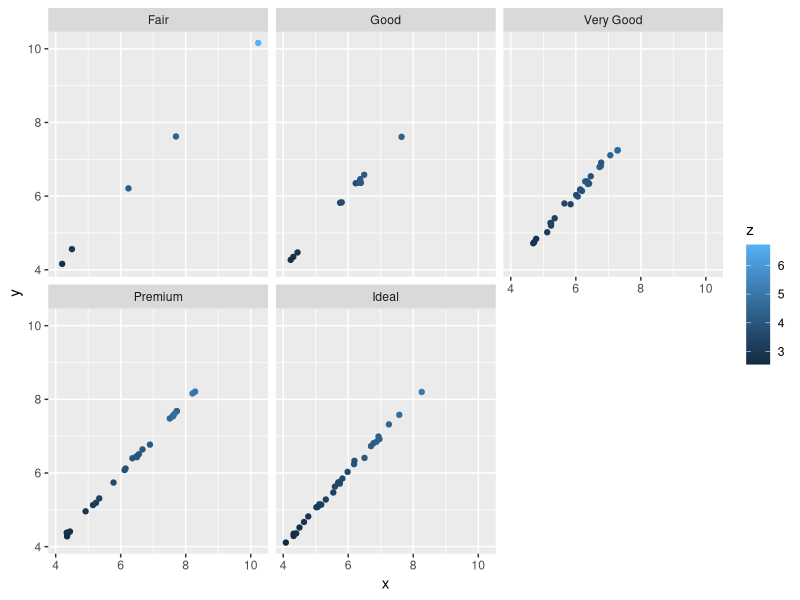
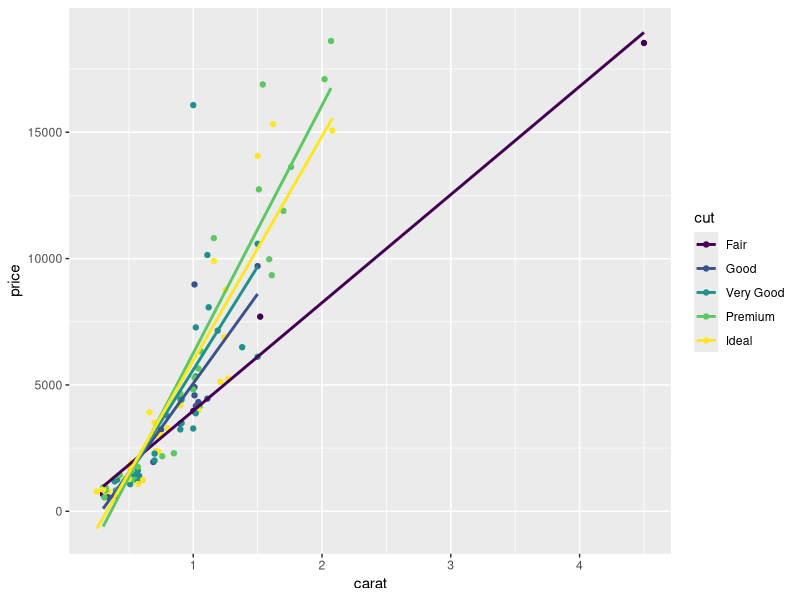
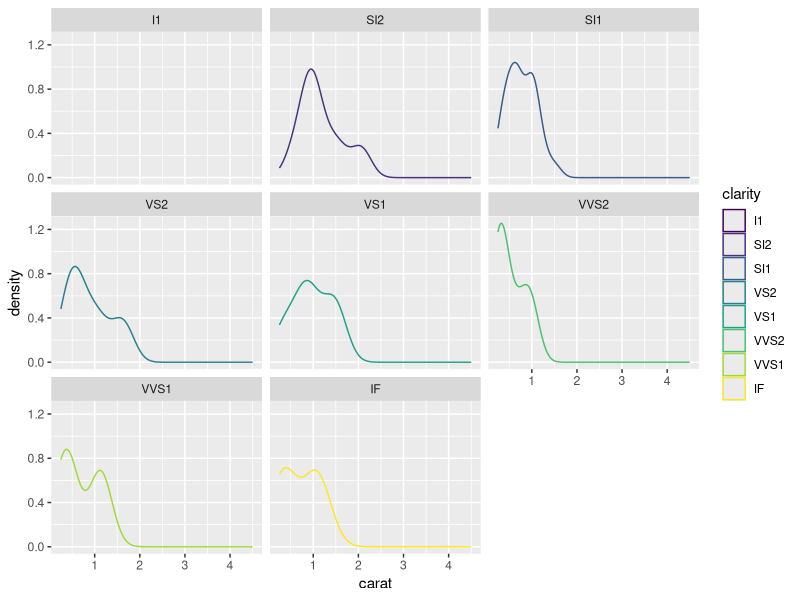
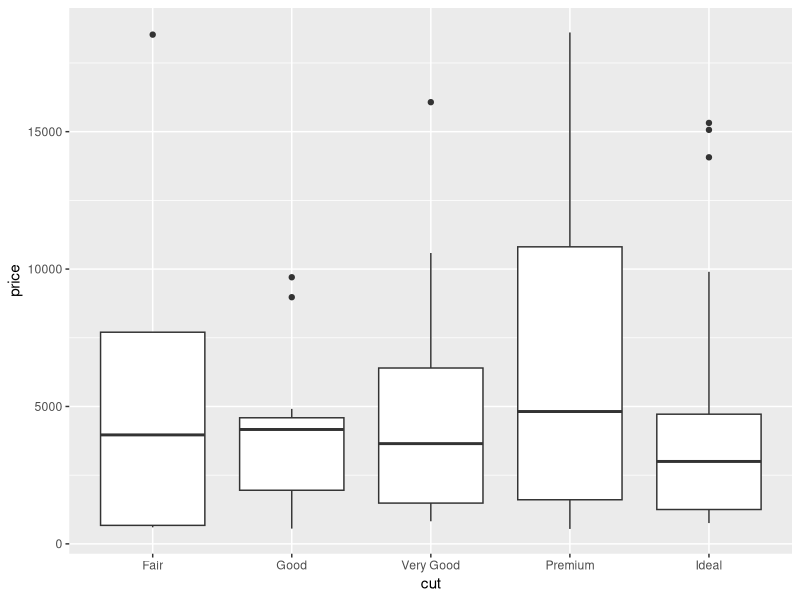
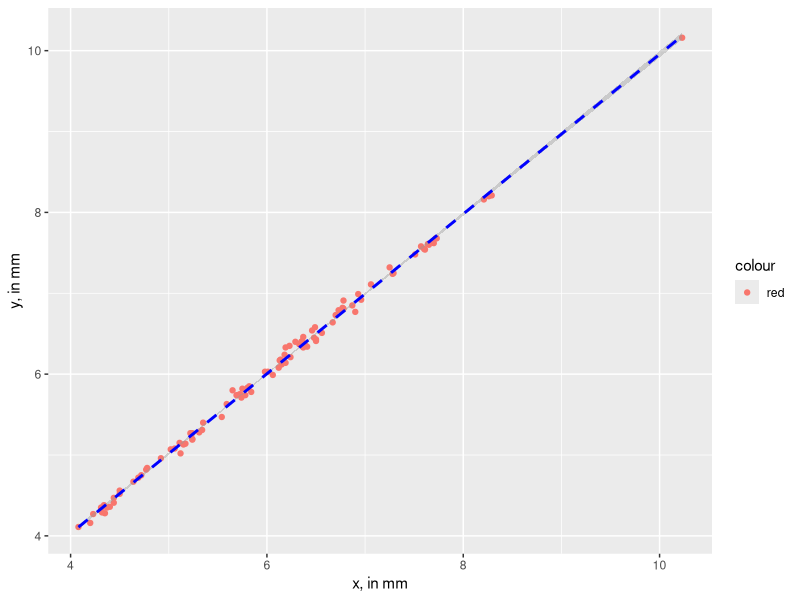
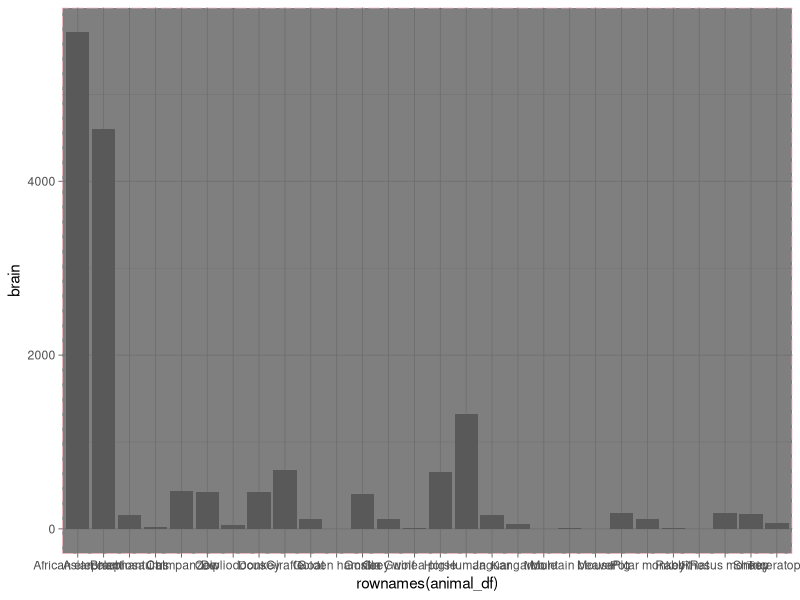

Recreate these plots in R, in order.
#Find a plot in a published paper or scientific book. Evaluate it based on the principles Tufte lays out in the required reading.

##I chose a plot from a 2012 paper on neutron radiography "Average Soil Water Retention Curves Measured by Neutron Radiography"
##This plot overall does a good job in reducing the amount of ink used. The most amount of ink is on data.
##They could have gotten rid of the top and right sides of the graph outline. 
##They used three distinct lines for their data, the lines are very difficult to distinguish and they did a poor job of helping the viewer know what they are looking at.
##There isn't too much chartjunk on this plot, perhaps the different style lines could be considered chartjunk.
##They could have made the box outline a little bit thinner and the data thicker.
##In all, they do a pretty good job on following tufte

library(ggplot2)
diamonds
nrow(diamonds)
#The diamonds data set has 53,940 rows

set.seed(1410) #the set.seed() sets a random number generated sequence
dsmall <- diamonds[sample(nrow(diamonds), 100), ]

#this is saying to make a dataset named dsmall. dsmall is represented as a sample of the diamonds dataset using 100 rows of observations.

#Use dsmall to create a scatterplot of y vs x, colored by z values and faceted by cut
ggplot(dsmall, aes(x, y, colour = z)) +
  geom_point() +
  facet_wrap(~cut)

#A scatterplot of price vs carat, colored by cut and smoothed (using the "lm" method, without standard error bars)
ggplot(dsmall, aes(carat, price, colour = cut)) +
  geom_point() +
  geom_smooth(method = "lm", se = FALSE) #lm method fits a linear model, giving the line of best fit

#A density plot of carat, faceted and colored by clarity 
ggplot(dsmall, aes(carat, colour = clarity))+
  geom_density()+
  facet_wrap(~clarity)

#A boxplot of price as a function of cut 
ggplot(dsmall, aes(cut, price))+
  geom_boxplot()

#A scatterplot of y versus x. The points should be red (colour = "red"), the color of the smoothing line should be blue (colour = "blue"), and the line should be dashed with fat dashes (linetype=2). The x and y labels should be set manually as well. The trickiest part of this may be to figure out where colour = "red" etc should go in the code. Think about mapped vs static aesthetic values. 
ggplot(dsmall, aes(x,y, colour = "red"))+
  geom_point()+
  geom_smooth(method = "lm", colour = "blue", linetype = 2)+
  xlab("x, in mm")+
  ylab("y, in mm")
 
#Make the worst plot you possibly can in ggplot2. This plot should be awful in two independent respects: * It should represent the data misleadingly (this can sometimes be difficult with ggplot2, but be creative) * It should be as ugly as possible. (theme will be helpful here.) **Print this plot out and bring it in on Friday. We'll make a gallery of bad plots and the 'winner' will get a prize.
library(MASS)
data(Animals)
animal_df <- data.frame(Animals)

library(ggplot2)
ggplot(animal_df, aes(rownames(animal_df), brain))+
  geom_col()+
  theme_dark()+
  theme(panel.background = element_rect(color = "Pink", linetype = 5))+
  theme(panel.grid.major.x = )+
  theme(rect = element_rect())
  
#choice of bad graph, 7,17, 19

#best practices for plots
# data are meaningless| so do good science
# smoothing is misleading | be judicious with smoothing and be able to back it up
# didn't put number of observations | put the number of observations
# do we really need to plot this | think if it could be a sentence or a table
# too visually complex | keep it simple but meaningful
# blurry or bad resolution | think of the size that you actually want it to be make it that size

